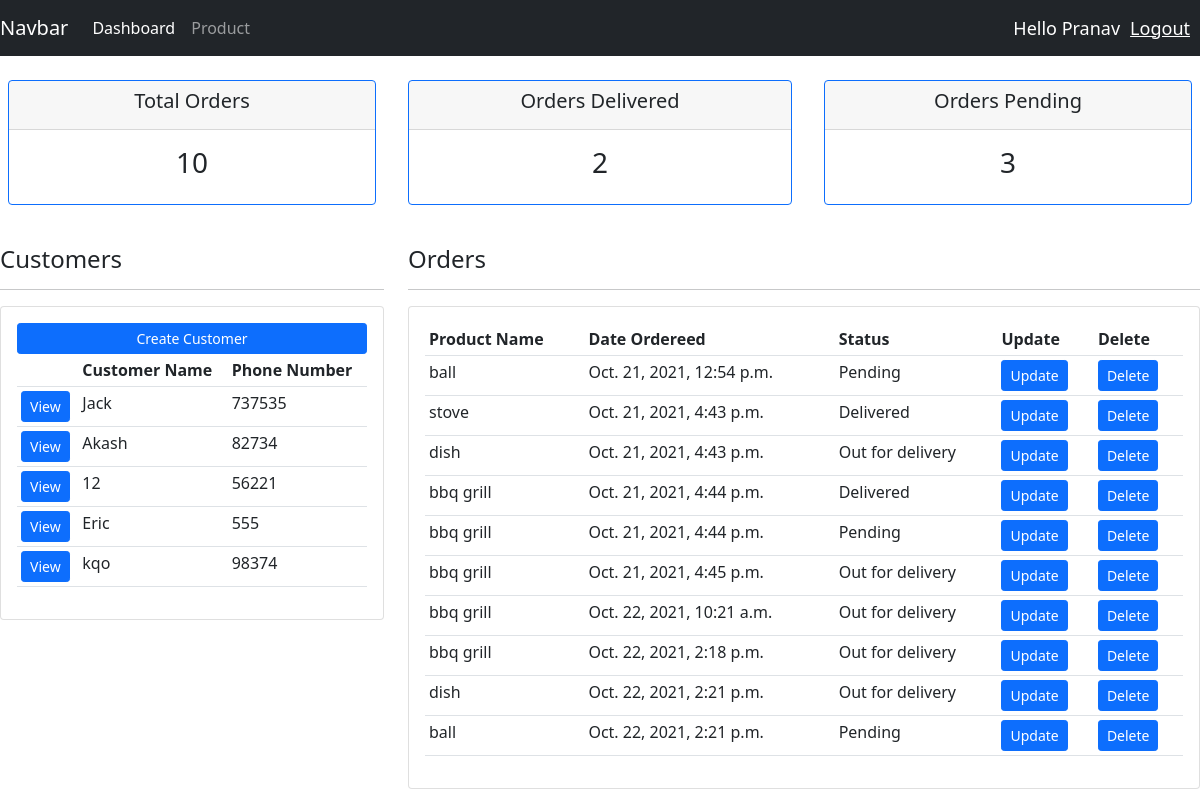
The app's page / (signed in), older data.
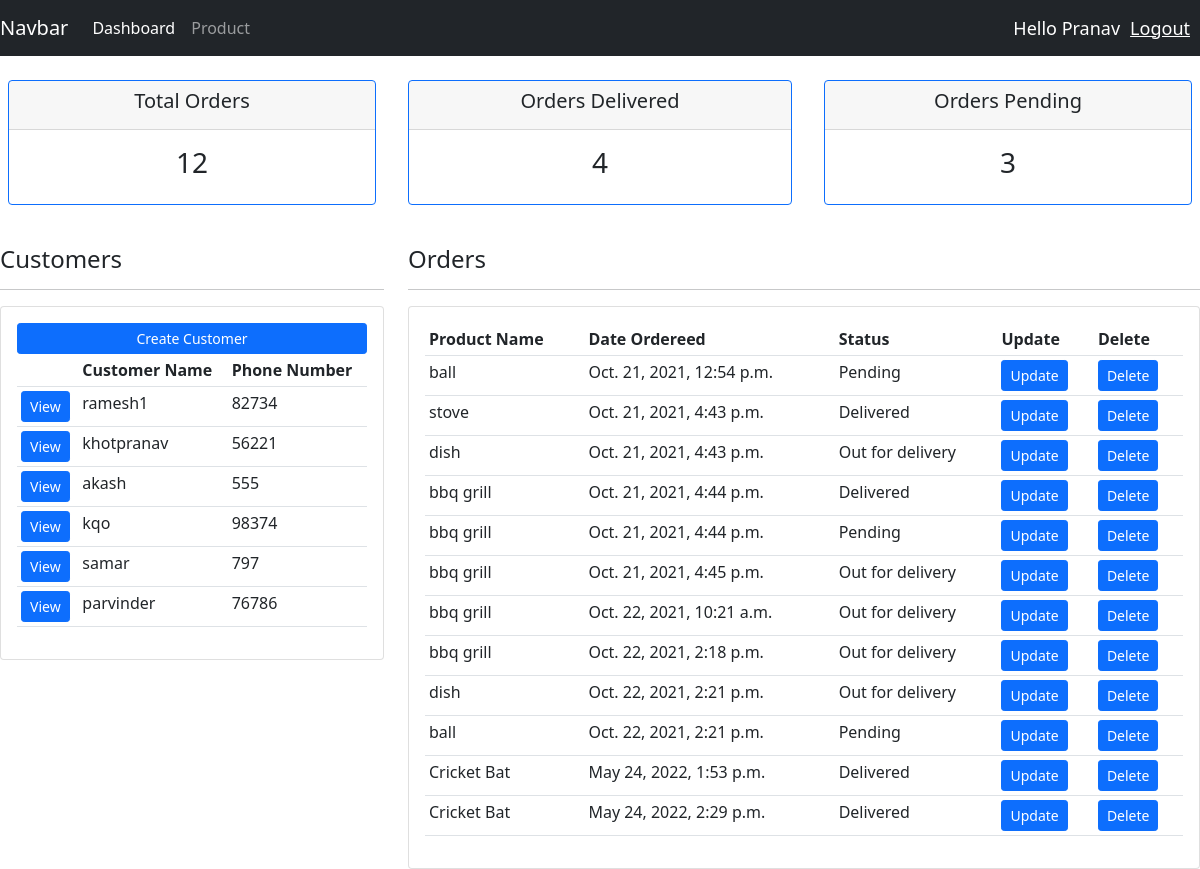
The same page, newer data.
### cms_app/models.py (models this page shows, shortened)
class Customer(models.Model):
    user=models.OneToOneField(User,on_delete=models.CASCADE,null=True,blank=True)
    name=models.CharField(max_length=100,null=True)
    phone=models.IntegerField(null=True)
    email=models.EmailField(max_length=100,null=True)
    profile_pic=models.ImageField(default='profile1.jpg',null=True,blank=True)
    Date_created=models.DateTimeField(auto_now_add=True,null=True)

class Order(models.Model):
    STATUS=(
        ('Pending','Pending'),
        ('Out for delivery','Out for delivery'),
        ('Delivered','Delivered')
    )
    customer=models.ForeignKey(Customer,on_delete=models.SET_NULL,null=True)
    product=models.ForeignKey(Product,on_delete=models.SET_NULL,null=True)
    date_created=models.DateTimeField(auto_now_add=True,null=True)
    note=models.CharField(max_length=300,null=True)
    status=models.CharField(max_length=100,null=True,choices=STATUS)

class Product(models.Model):
    CATEGORY=(
        ('Indoor','Indoor'),
        ('Outdoor','Outdoor')
    )
    name=models.CharField(max_length=100,null=True)
    price=models.FloatField(null=True)
    category=models.CharField(max_length=100,null=True,choices=CATEGORY)
    desc=models.CharField(max_length=100,null=True,blank=True)
    date_created=models.DateTimeField(auto_now_add=True,null=True)
    tags=models.ManyToManyField(Tag)
    def __str__(self):
        return self.name

### cms_app/decorators.py (the view)
    def wrapper_function(request,*args, **kwargs):
        group = None
        if request.user.groups.exists():
            group=request.user.groups.all()[0].name
        if group=='customer':
            return redirect('userpage')
        if group=='admin':
            return view_func(request,*args, **kwargs)

### cms_app/views.py (called while the page is built)
@login_required(login_url='login')
@admin_only
def Home(request):
    order=Order.objects.all()
    customer=Customer.objects.all()
    total_orders=order.count()
    total_customers=customer.count()
    orders_delivered=order.filter(status='Delivered').count()
    orders_pending=order.filter(status='Pending').count()
    context={'order':order,'customer':customer,'total_orders':total_orders,'total_customers':total_customers,
            'orders_delivered':orders_delivered,'orders_pending':orders_pending}
    return render(request,'cms_app/dashboard.html',context)

### cms_app/templates/cms_app/dashboard.html
{% extends 'cms_app/main.html' %}
{% block content %}
{% include 'cms_app/status.html' %}
<br>
    <div class="row">
        <div class="col-md-4">
            <h4>Customers</h4>
            <hr>
            <div class="card card-body">
                <a class="btn btn-primary btn-sm btn-block" href="{% url 'create_customer' %}">Create Customer</a>
                <table class="table table-sm">
                    <tr>
                        <th></th>
                        <th>Customer Name</th>
                        <th>Phone Number</th>
                    </tr>
                    {% for customer in customer %}
                        <tr>
                            <td><a class="btn btn-primary btn-sm center" href="{% url 'customer' customer.id %}">View</a></td>
                            <td>{{customer.name}}</td>
                            <td>{{customer.phone}}</td>
                        </tr>
                    {% endfor %}
                </table>
            </div>
        </div>
        <div class="col-md-8">
            <h4>Orders</h4>
            <hr>
            <div class="card card-body">
                <table class="table table-sm">
                    <tr>
                        <th>Product Name</th>
					    <th>Date Ordereed</th>
					    <th>Status</th>
					    <th>Update</th>
					    <th>Delete</th>
                    </tr>
                    {% for order in order %}
                        <tr>
                            <td>{{order.product}}</td>
                            <td>{{order.date_created}}</td>
                            <td>{{order.status}}</td>
                            <td><a class="btn btn-primary btn-block btn-sm" href="{% url 'updateorder' order.id %}">Update</a></td>
                            <td><a class="btn btn-primary btn-block btn-sm" href="{% url 'deleteorder' order.id %}">Delete</a></td>
                        </tr>
                    {% endfor %}
                </table>
            </div>
        </div>
    </div>
{% endblock %}

### cms_app/templates/cms_app/main.html (shortened to what this page needs)
{% load static %}
<!DOCTYPE html>
<html lang="en">
<head>
    <link href="https://cdn.jsdelivr.net/npm/bootstrap@5.1.3/dist/css/bootstrap.min.css" rel="stylesheet">
    <link rel="stylesheet" type="text/css" href="{% static 'css/main.css' %}">
</head>
<body>
    {% include 'cms_app/navbar.html' %}
    {% block content %}
    {% endblock %}
</body>
</html>

### cms_app/templates/cms_app/navbar.html (shortened to what this page needs)
<nav class="navbar navbar-expand-lg navbar-dark bg-dark">
    <a class="navbar-brand" href="{% url 'home' %}">Navbar</a>
    <div class="collapse navbar-collapse" id="navbarNavAltMarkup">
      <div class="navbar-nav">
        {% if request.user.is_staff %}
        <a class="nav-item nav-link active" href="{% url 'home' %}">Dashboard</a>
        <a class="nav-item nav-link" href="{% url 'product' %}">Product</a>
        {% else %}
        <a class="nav-item nav-link" href="{% url 'accountsettings' %}">Settings</a>
        <a class="nav-item nav-link" href="{% url 'create_user_order' request.user.id %}">Create Order</a>
        {% endif %}
      </div>
    </div>
    <span class='spanmsg'>Hello {{request.user}}</span>
    <span><a class='spanmsg' href="{% url 'logout' %}">Logout</a></span>
</nav>

### cms_app/templates/cms_app/status.html
<br>
<div class="row">
	<div class="col">
		<div class="col-md">
			<div class="card border-primary text-center mb-3 mx-2" id="total-orders">
			  	<div class="card-header">
			  		<h5 class="card-title">Total Orders</h5>
			  	</div>
			  	<div class="card-body">
			    	<h3 class="card-title">{{total_orders}}</h3>
			  	</div>
			</div>
		</div>
	</div>
	<div class="col">
		<div class="col-md">
			<div class="card border-primary text-center mb-3" id="orders-delivered">
			  	<div class="card-header">
			  		<h5 class="card-title">Orders Delivered</h5>
			  	</div>
			  	<div class="card-body">
			    	<h3 class="card-title">{{orders_delivered}}</h3>
			  	</div>
			</div>
		</div>
	</div>
	<div class="col">
		<div class="col-md">
			<div class="card border-primary text-center mb-3 mx-2" id="orders-pending">
			  	<div class="card-header">
			  		<h5 class="card-title">Orders Pending</h5>
			  	</div>
			  	<div class="card-body">
			    	<h3 class="card-title">{{orders_pending}}</h3>
			  	</div>
			</div>
		</div>
	</div>
</div>

### cms_app/templates/cms_app/navbar.html (style rules this page uses)
.spanmsg { font-size: 18px; color:#fff; margin-right:10px ; }

Row changes from the older to the newer data that the page shows:
removed Customer: name "Jack", phone "737535"
changed Customer: name "Akash" → "ramesh1"
changed Customer: name "12" → "khotpranav"
changed Customer: name "Eric" → "akash"
added Customer: name "samar", phone "797"
added Customer: name "parvinder", phone "76786"
added Order: product "Cricket Bat", date_created "May 24, 2022, 1:53 p.m.", status "Delivered"
added Order: product "Cricket Bat", date_created "May 24, 2022, 2:29 p.m.", status "Delivered"
Text that changed along with them:
{{ total_orders }}: "10" → "12"
{{ orders_delivered }}: "2" → "4"
